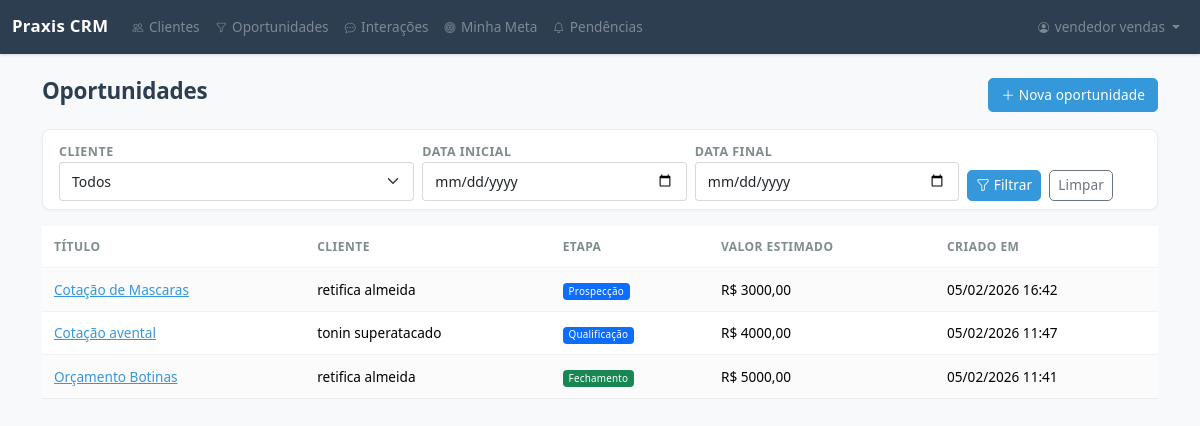
/sales/oportunidades/ (signed in), run on an earlier commit of the app's database.
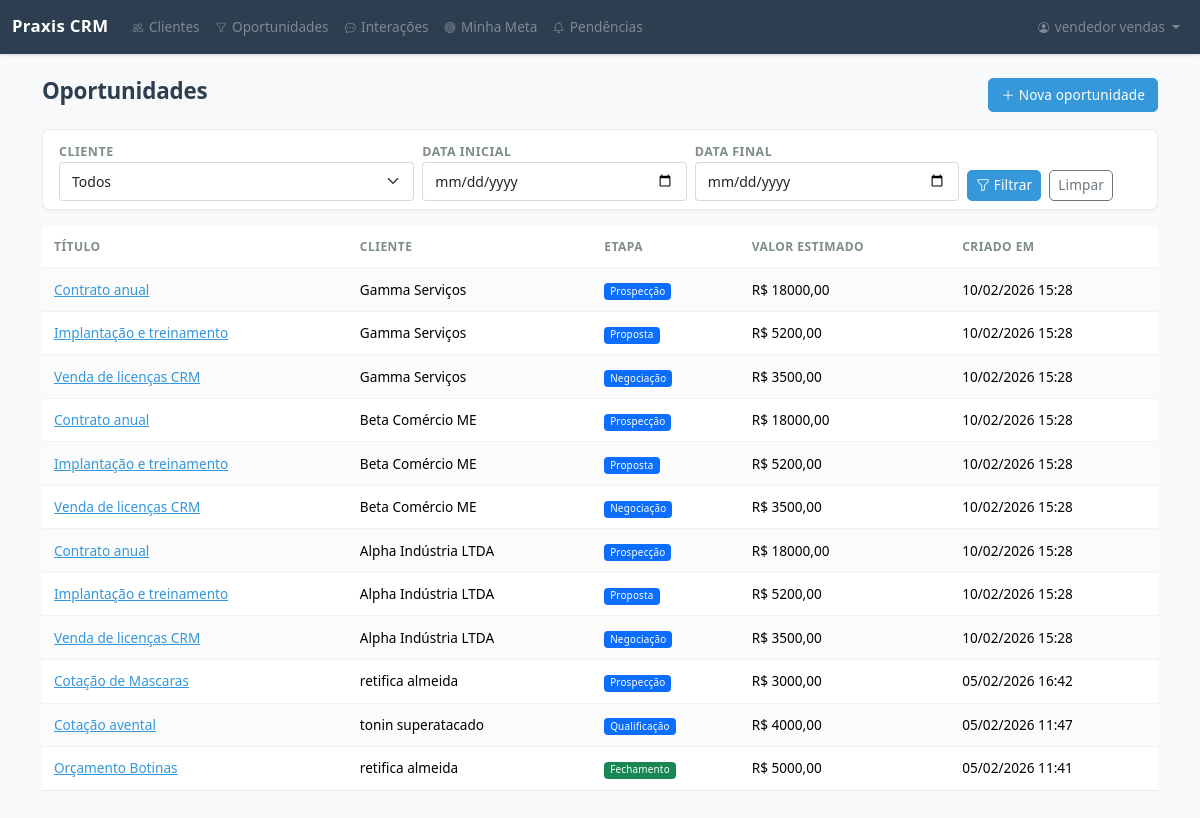
And on a later commit of the database.
### apps/sales/models.py (models this page shows, shortened)
class Oportunidade(models.Model):
    titulo = models.CharField(max_length=200, verbose_name="Título")
    cliente = models.ForeignKey(
        Cliente,
        on_delete=models.CASCADE,
        related_name="oportunidades",
        verbose_name="Cliente",
    )
    vendedor = models.ForeignKey(
        settings.AUTH_USER_MODEL,
        on_delete=models.PROTECT,
        related_name="oportunidades",
        verbose_name="Vendedor",
    )
    etapa = models.CharField(
        max_length=12,
        choices=EtapaOportunidade.choices,
        default=EtapaOportunidade.PROSPECCAO,
        verbose_name="Etapa",
    )
    motivo_perda = models.CharField(
        max_length=13,
        choices=MotivoPerdaOportunidade.choices,
        blank=True,
        default="",
        verbose_name="Motivo da perda",
    )
    valor_estimado = models.DecimalField(
        max_digits=12,
        decimal_places=2,
        default=0,
        verbose_name="Valor estimado",
    )
    descricao = models.TextField(blank=True, verbose_name="Descrição")
    proxima_acao = models.CharField(
        max_length=200,
        blank=True,
        default="",
        verbose_name="Próxima ação",
        help_text="Descreva brevemente a próxima ação a ser realizada",
    )
    data_follow_up = models.DateField(
        null=True,
        blank=True,
        verbose_name="Data do follow-up",
        help_text="Data prevista para o próximo contato",
    )
    criado_em = models.DateTimeField(auto_now_add=True, verbose_name="Criado em")
    atualizado_em = models.DateTimeField(auto_now=True, verbose_name="Atualizado em")
    class Meta:
        verbose_name = "Oportunidade"
        verbose_name_plural = "Oportunidades"
        ordering = ["-criado_em"]

### apps/crm/models.py (models this page shows, shortened)
class Cliente(models.Model):
    nome = models.CharField(max_length=200, verbose_name="Nome")
    cnpj_cpf = models.CharField(
        max_length=18, blank=True, default="", verbose_name="CNPJ/CPF"
    )
    telefone = models.CharField(max_length=20, blank=True, verbose_name="Telefone")
    email = models.EmailField(blank=True, verbose_name="E-mail")
    nome_contato_principal = models.CharField(
        max_length=200, blank=True, default="", verbose_name="Contato principal"
    )
    telefone_contato = models.CharField(
        max_length=20, blank=True, default="", verbose_name="Telefone do contato"
    )
    email_contato = models.EmailField(
        blank=True, default="", verbose_name="E-mail do contato"
    )
    tipo = models.CharField(
        max_length=3,
        choices=TipoCliente.choices,
        default=TipoCliente.B2C,
        verbose_name="Tipo",
    )
    status = models.CharField(
        max_length=11,
        choices=StatusCliente.choices,
        default=StatusCliente.PROVISORIO,
        verbose_name="Status",
    )
    criado_por = models.ForeignKey(
        settings.AUTH_USER_MODEL,
        on_delete=models.PROTECT,
        related_name="clientes_criados",
        verbose_name="Criado por",
    )
    criado_em = models.DateTimeField(auto_now_add=True, verbose_name="Criado em")
    atualizado_em = models.DateTimeField(auto_now=True, verbose_name="Atualizado em")
    class Meta:
        verbose_name = "Cliente"
        verbose_name_plural = "Clientes"
        ordering = ["-criado_em"]

### apps/sales/views.py (the view)
# urls.py: path("oportunidades/", OportunidadeListView.as_view(), name="oportunidade_list"),
class OportunidadeListView(VendedorRequiredMixin, ListView):
    model = Oportunidade
    template_name = "sales/oportunidade_list.html"
    context_object_name = "oportunidades"
    paginate_by = 20
    def get_queryset(self):
        qs = super().get_queryset()
        if hasattr(self.request.user, "perfil") and self.request.user.perfil.is_vendedor:
            qs = qs.filter(vendedor=self.request.user)
        cliente_id = self.request.GET.get("cliente")
        data_inicial = self.request.GET.get("data_inicial")
        data_final = self.request.GET.get("data_final")
        if cliente_id:
            qs = qs.filter(cliente_id=cliente_id)
        if data_inicial:
            qs = qs.filter(criado_em__date__gte=data_inicial)
        if data_final:
            qs = qs.filter(criado_em__date__lte=data_final)
        return qs
    def get_context_data(self, **kwargs):
        ctx = super().get_context_data(**kwargs)
        if hasattr(self.request.user, "perfil") and self.request.user.perfil.is_vendedor:
            ctx["clientes"] = Cliente.objects.filter(criado_por=self.request.user)
        else:
            ctx["clientes"] = Cliente.objects.all()
        ctx["filtro_cliente"] = self.request.GET.get("cliente", "")
        ctx["filtro_data_inicial"] = self.request.GET.get("data_inicial", "")
        ctx["filtro_data_final"] = self.request.GET.get("data_final", "")
        params = self.request.GET.copy()
        params.pop("page", None)
        ctx["filter_params"] = params.urlencode()
        return ctx

### apps/accounts/models.py (called while the page is built)
    @property
    def is_admin(self):
        return self.papel == PerfilUsuario.ADMIN

    @property
    def is_vendedor(self):
        return self.papel == PerfilUsuario.VENDEDOR

    @property
    def is_gestor(self):
        return self.papel == PerfilUsuario.GESTOR

### apps/core/mixins.py (called while the page is built)
    def dispatch(self, request, *args, **kwargs):
        response = super().dispatch(request, *args, **kwargs)
        if hasattr(request.user, "perfil"):
            if request.user.perfil.papel in (
                PerfilUsuario.VENDEDOR,
                PerfilUsuario.GESTOR,
                PerfilUsuario.ADMIN,
            ):
                return response
        raise PermissionDenied

### templates/sales/oportunidade_list.html (shortened to what this page needs)
{% extends "base.html" %}
{% block content %}
<div class="d-flex justify-content-between align-items-center mb-3">
    <h2>Oportunidades</h2>
    <a href="{% url 'sales:oportunidade_create' %}" class="btn btn-primary">
        <i class="bi bi-plus-lg"></i> Nova oportunidade
    </a>
</div>
{% include "includes/_filtros.html" %}
<div class="table-responsive">
    <table class="table table-striped table-hover">
        <thead>
            <tr>
                <th>Título</th>
                <th>Cliente</th>
                <th>Etapa</th>
                <th>Valor estimado</th>
                <th>Criado em</th>
            </tr>
        </thead>
        <tbody>
            {% for op in oportunidades %}
            <tr>
                <td><a href="{% url 'sales:oportunidade_detail' op.pk %}">{{ op.titulo }}</a></td>
                <td>{{ op.cliente.nome }}</td>
                <td>
                    {% if op.etapa == "FECHAMENTO" %}
                    <span class="badge bg-success">{{ op.get_etapa_display }}</span>
                    {% elif op.etapa == "PERDIDA" %}
                    <span class="badge bg-danger">{{ op.get_etapa_display }}</span>
                    {% else %}
                    <span class="badge bg-primary">{{ op.get_etapa_display }}</span>
                    {% endif %}
                </td>
                <td>R$ {{ op.valor_estimado|floatformat:2 }}</td>
                <td>{{ op.criado_em|date:"d/m/Y H:i" }}</td>
            </tr>
            {% empty %}
            <tr>
                <td colspan="5" class="text-center text-muted">Nenhuma oportunidade cadastrada.</td>
            </tr>
            {% endfor %}
        </tbody>
    </table>
</div>
{% endblock %}

### templates/base.html (shortened to what this page needs)
{% load static %}
<!DOCTYPE html>
<html lang="pt-br">
<head>
    <link href="https://cdn.jsdelivr.net/npm/bootstrap@5.3.3/dist/css/bootstrap.min.css" rel="stylesheet">
    <link href="https://cdn.jsdelivr.net/npm/bootstrap-icons@1.11.3/font/bootstrap-icons.min.css" rel="stylesheet">
    <link href="{% static 'css/style.css' %}" rel="stylesheet">
    <link href="{% static 'css/praxis-v2.css' %}" rel="stylesheet">
</head>
<body>
    {% if user.is_authenticated %}
    <nav class="navbar navbar-expand-lg navbar-dark bg-dark">
        <div class="container-fluid">
            <a class="navbar-brand" href="{% url 'home' %}">Praxis CRM</a>
            <div class="collapse navbar-collapse" id="navbarNav">
                <ul class="navbar-nav me-auto">
                    <li class="nav-item">
                        <a class="nav-link" href="{% url 'crm:cliente_list' %}">
                            <i class="bi bi-people"></i> Clientes
                        </a>
                    </li>
                    <li class="nav-item">
                        <a class="nav-link" href="{% url 'sales:oportunidade_list' %}">
                            <i class="bi bi-funnel"></i> Oportunidades
                        </a>
                    </li>
                    <li class="nav-item">
                        <a class="nav-link" href="{% url 'sales:interacao_list' %}">
                            <i class="bi bi-chat-dots"></i> Interações
                        </a>
                    </li>
                    {% if user.perfil.is_vendedor %}
                    <li class="nav-item">
                        <a class="nav-link" href="{% url 'sales:minha_meta' %}">
                            <i class="bi bi-bullseye"></i> Minha Meta
                        </a>
                    </li>
                    <li class="nav-item">
                        <a class="nav-link" href="{% url 'sales:minhas_pendencias' %}">
                            <i class="bi bi-bell"></i> Pendências
                        </a>
                    </li>
                    {% endif %}
                </ul>
                <ul class="navbar-nav">
                    <li class="nav-item dropdown">
                        <a class="nav-link dropdown-toggle" href="#" role="button" data-bs-toggle="dropdown">
                            <i class="bi bi-person-circle"></i> {{ user.get_full_name|default:user.username }}
                        </a>
                    </li>
                </ul>
            </div>
        </div>
    </nav>
    {% endif %}
    <div class="container mt-4">
        {% block content %}{% endblock %}
    </div>
</body>
</html>

### templates/includes/_filtros.html (shortened to what this page needs)
<div class="card mb-3">
    <div class="card-body py-2">
        <form method="get" action="">
            <div class="row g-2 align-items-end">
                <div class="col-md-4">
                    <label for="filtro-cliente" class="form-label form-label-sm mb-0">Cliente</label>
                    <select name="cliente" id="filtro-cliente" class="form-select form-select-sm">
                        <option value="">Todos</option>
                    </select>
                </div>
                <div class="col-md-3">
                    <label for="filtro-data-inicial" class="form-label form-label-sm mb-0">Data inicial</label>
                    <input type="date" name="data_inicial" id="filtro-data-inicial" class="form-control form-control-sm" value="{{ filtro_data_inicial }}">
                </div>
                <div class="col-md-3">
                    <label for="filtro-data-final" class="form-label form-label-sm mb-0">Data final</label>
                    <input type="date" name="data_final" id="filtro-data-final" class="form-control form-control-sm" value="{{ filtro_data_final }}">
                </div>
                <div class="col-md-2 d-flex gap-2">
                    <button type="submit" class="btn btn-sm btn-primary">
                        <i class="bi bi-funnel"></i> Filtrar
                    </button>
                    <a href="{{ request.path }}" class="btn btn-sm btn-outline-secondary">Limpar</a>
                </div>
            </div>
        </form>
    </div>
</div>

### static/css/style.css (style rules this page uses)
body { background-color: #f8f9fa; }
.card { box-shadow: 0 0.125rem 0.25rem rgba(0, 0, 0, 0.075); }
.navbar-brand { font-weight: 700; }

### static/css/praxis-v2.css (style rules this page uses)
body { font-family: var(--praxis-font-family); color: var(--praxis-texto-principal); -webkit-font-smoothing: antialiased; -moz-osx-font-smoothing: grayscale; font-size: 0.9375rem; line-height: 1.6; }
h1, h2, h3, h4, h5, h6 { color: var(--praxis-azul-escuro); font-weight: 600; }
h2 { font-size: 1.4rem; letter-spacing: -0.01em; }
.navbar.navbar-dark.bg-dark { background-color: var(--praxis-azul-escuro) !important; box-shadow: 0 1px 3px rgba(0, 0, 0, 0.15); }
.navbar .navbar-brand { font-weight: 600; font-size: 1.05rem; letter-spacing: 0.02em; }
.navbar .nav-link { font-size: 0.85rem; opacity: 0.7; transition: opacity 0.15s ease; }
.navbar .nav-link .bi { font-size: 0.8em; margin-right: 2px; }
.card { border: 1px solid rgba(0, 0, 0, 0.07); border-radius: var(--praxis-border-radius-lg); box-shadow: 0 1px 3px rgba(0, 0, 0, 0.04); }
.table { font-size: 0.85rem; }
.table > thead th { font-weight: 600; font-size: 0.75rem; text-transform: uppercase; letter-spacing: 0.04em; color: var(--praxis-texto-secundario); padding: 0.7rem 0.75rem; vertical-align: middle; }
.table-striped > tbody > tr:nth-of-type(odd) > * { --bs-table-bg-type: rgba(0, 0, 0, 0.015); }
.table > tbody > tr > td { padding: 0.65rem 0.75rem; vertical-align: middle; }
.table > :not(caption) > * > * { border-bottom-color: rgba(0, 0, 0, 0.05); }
.badge { font-weight: 500; font-size: 0.73em; padding: 0.35em 0.6em; border-radius: 4px; letter-spacing: 0.02em; }
.form-control, .form-select { font-size: 0.875rem; border-color: rgba(0, 0, 0, 0.15); padding: 0.5rem 0.75rem; transition: border-color 0.15s ease, box-shadow 0.15s ease; }
.form-label { font-size: 0.78rem; font-weight: 600; color: var(--praxis-texto-secundario); text-transform: uppercase; letter-spacing: 0.04em; margin-bottom: 0.3rem; }
.btn { font-size: 0.85rem; font-weight: 500; border-radius: var(--praxis-border-radius); letter-spacing: 0.01em; transition: all 0.15s ease; }
.btn-primary { background-color: var(--praxis-azul-principal); border-color: var(--praxis-azul-principal); }
a { color: var(--praxis-azul-principal); transition: color 0.15s ease; }
.container { padding-bottom: 2rem; }

### static/css/variables.css (style rules this page uses)
:root { --praxis-azul-escuro: #2c3e50; --praxis-azul-principal: #3498db; --praxis-azul-hover: #2980b9; --praxis-azul-medio: #34495e; --praxis-texto-principal: #333333; --praxis-texto-secundario: #7f8c8d; --praxis-texto-muted: #95a5a6; --praxis-fundo-branco: #ffffff; --praxis-fundo-cinza: #f8f9fa; --praxis-fundo-code: #f4f4f4; --praxis-verde: #27ae60; --praxis-verde-fundo: #e8f8f5; --praxis-laranja: #f39c12; --praxis-laranja-fundo: #fef9e7; --praxis-vermelho: #e74c3c; --praxis-roxo: #9b59b6; --praxis-borda: #dddddd; --praxis-borda-clara: #bdc3c7; --praxis-font-family: 'Segoe UI', Tahoma, Geneva, Verdana, sans-serif; --praxis-font-mono: 'Courier New', monospace; --praxis-font-size-base: 16px; --praxis-font-size-sm: 0.9em; --praxis-font-size-xs: 0.85em; --praxis-font-weight-normal: 400; --praxis-font-weight-semibold: 600; --praxis-font-weight-bold: 700; --praxis-line-height: 1.6; --praxis-line-height-tight: 1.2; --praxis-line-height-relaxed: 1.7; --praxis-spacing-xs: 5px; --praxis-spacing-sm: 10px; --praxis-spacing-md: 15px; --praxis-spacing-lg: 20px; --praxis-spacing-xl: 30px; --praxis-spacing-2xl: 40px; --praxis-spacing-section: 80px; --praxis-border-radius-sm: 3px; --praxis-border-radius: 5px; --praxis-border-radius-lg: 8px; --praxis-border-radius-xl: 10px; --praxis-border-radius-full: 15px; --praxis-shadow: 0 2px 5px rgba(0, 0, 0, 0.2); --praxis-shadow-sm: 0 1px 3px rgba(0, 0, 0, 0.1); --praxis-transition: all 0.2s ease; --praxis-transition-fast: all 0.15s ease; --praxis-container-max: 1000px; --praxis-container-narrow: 800px; --praxis-container-wide: 1200px; }

What changed in the data, as far as the page shows it:
added Oportunidade: titulo "Contrato anual", cliente.nome "Gamma Serviços", etapa "Prospecção", valor_estimado "18000,00", criado_em "10/02/2026 15:28"
added Oportunidade: titulo "Implantação e treinamento", cliente.nome "Gamma Serviços", etapa "Proposta", valor_estimado "5200,00", criado_em "10/02/2026 15:28"
added Oportunidade: titulo "Venda de licenças CRM", cliente.nome "Gamma Serviços", etapa "Negociação", valor_estimado "3500,00", criado_em "10/02/2026 15:28"
added Oportunidade: titulo "Contrato anual", cliente.nome "Beta Comércio ME", etapa "Prospecção", valor_estimado "18000,00", criado_em "10/02/2026 15:28"
added Oportunidade: titulo "Implantação e treinamento", cliente.nome "Beta Comércio ME", etapa "Proposta", valor_estimado "5200,00", criado_em "10/02/2026 15:28"
added Oportunidade: titulo "Venda de licenças CRM", cliente.nome "Beta Comércio ME", etapa "Negociação", valor_estimado "3500,00", criado_em "10/02/2026 15:28"
added Oportunidade: titulo "Contrato anual", cliente.nome "Alpha Indústria LTDA", etapa "Prospecção", valor_estimado "18000,00", criado_em "10/02/2026 15:28"
added Oportunidade: titulo "Implantação e treinamento", cliente.nome "Alpha Indústria LTDA", etapa "Proposta", valor_estimado "5200,00", criado_em "10/02/2026 15:28"
added Oportunidade: titulo "Venda de licenças CRM", cliente.nome "Alpha Indústria LTDA", etapa "Negociação", valor_estimado "3500,00", criado_em "10/02/2026 15:28"
